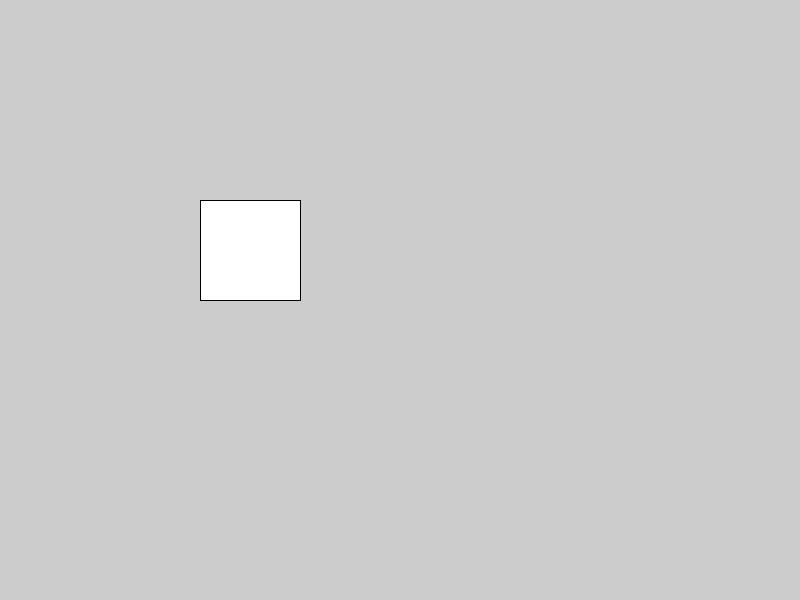
Frame 1 (no input)
Frame 60 (the mouse pressed at the canvas centre just before this capture): identical to frame 1, image omitted
Frame 120 (the mouse held since frame 60 and released just before this capture): identical to frame 1, image omitted

The Processing sketch that drew this single still picture (run headless with seeded random() and noise(); from frame 60 on, the mouse is pressed at the canvas centre):

// Processing sketch: square_button
// ── square_button.pde
void setup(){
  size(800,600); //fullScreen is also an option here
}

void draw(){
  
  //testing if I roll over the square
  //if yes, make it red
  if (mouseY>200 && mouseY<300 && mouseX>200 && mouseX<300) { //resolve to true
      fill(255,0,0); //only executes if line 8 is "true"
  }
    else { //otherwise; will execute if line 8 is false
      fill(255);
  }  
  
  rect(200,200,100,100);

}

void mouseClicked (){
  //test if I'm on the square
  if (mouseY>200 && mouseY<300 && mouseX>200 && mouseX<300) { //resolve to true
    background(random(255),0,0); 
  }
  else { 
    background(255); //if I click outside of the square
  }  
    
}
